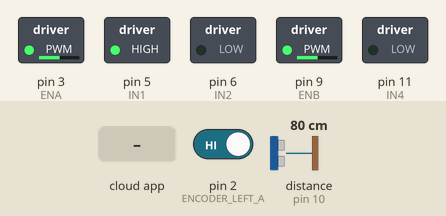
Simulated run of this sketch. Board: Arduino Uno, built with avr-gcc and run on an emulated ATmega328P. On the bench: switched loads named in the sketch (green lamp = pin HIGH). The inputs (shaded band) are chosen by the test bench; at power-on: distance to the obstacle (sensor on pin 10) 80 cm, pin 2 (ENCODER_LEFT_A) HIGH. The echo pulse lasts 58.3 µs per cm; the ROS host is connected and sends only what is stated.

Above: at 1.28 s.
1.3 s: distance to the obstacle (sensor on pin 10) set to 53 cm
4.3 s: distance to the obstacle (sensor on pin 10) set to 46 cm
At 4.5 s:
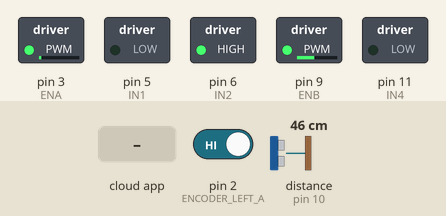
7.3 s: the phone or cloud app sets linear.x to 0
At 8.19 s:
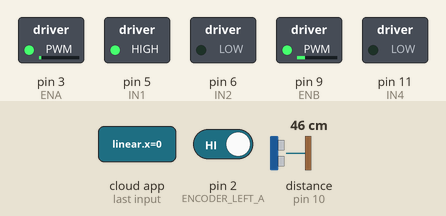
10.3 s: the phone or cloud app sets angular.z to -100
At 10.49 s:
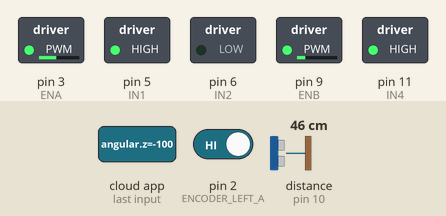
13.3 s: the phone or cloud app sets linear.x to -100
At 13.51 s:
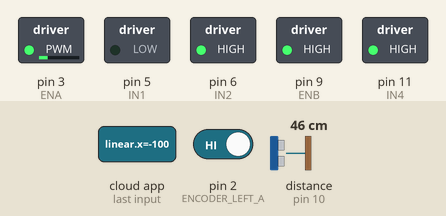
16.3 s: the phone or cloud app sets angular.z to 0
Timing chart, 0 to 20.3 s (numbered marks = the images above; inputs shaded):
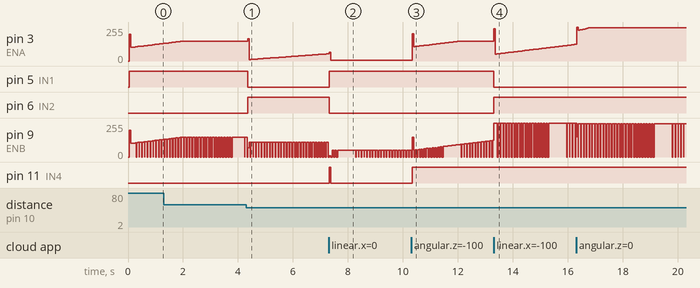

Measured:
- the behaviour switches between 51 and 50 cm on distance to the obstacle (sensor on pin 10) (found by bisection; images 0 and 1)
- after the input at 4.3 s, pin 5 (IN1): HIGH → LOW after 0.06 s; pin 6 (IN2): LOW → HIGH after 0.06 s
- after the input at 7.3 s, pin 5 (IN1): LOW → HIGH at once; pin 6 (IN2): HIGH → LOW at once; pin 11 (IN4): LOW → HIGH at once, → LOW 0.05 s later
- after the input at 10.3 s, pin 11 (IN4): LOW → HIGH at once
- after the input at 13.3 s, pin 5 (IN1): HIGH → LOW at once; pin 6 (IN2): LOW → HIGH at once

The sketch:

autonomous_robot.ino
```cpp
/*
 * Lab 7: 자율주행 통합 예제 (Autonomous Navigation Integration)
 *
 * 센서 + 모터 제어 + PID를 통합하여 간단한 자율주행을 구현합니다.
 *
 * 기능:
 * - 초음파 센서로 장애물 감지
 * - 장애물 회피 알고리즘
 * - PID 기반 모터 제어
 * - ROS 통신
 */

#include <ros.h>
#include <geometry_msgs/Twist.h>
#include <sensor_msgs/Range.h>
#include <std_msgs/String.h>

ros::NodeHandle nh;

// 핀 정의
const int ENA = 3, IN1 = 5, IN2 = 6;
const int ENB = 9, IN3 = 10, IN4 = 11;
const int TRIG_PIN = 9;
const int ECHO_PIN = 10;
const int ENCODER_LEFT_A = 2;
const int ENCODER_RIGHT_A = 18;

// 센서 데이터
float obstacle_distance = 4.0;
const float SAFE_DISTANCE = 0.3;  // 30cm
const float WARNING_DISTANCE = 0.5;  // 50cm

// 모터 제어
volatile long left_enc = 0, right_enc = 0;
long last_left = 0, last_right = 0;

// PID 변수
float Kp = 2.0, Ki = 0.5, Kd = 0.1;
float left_target = 0, left_current = 0, left_error = 0, left_last_error = 0, left_integral = 0;
float right_target = 0, right_current = 0, right_error = 0, right_last_error = 0, right_integral = 0;

// 타이머
unsigned long last_control_time = 0;
unsigned long last_sensor_time = 0;
unsigned long last_pub_time = 0;

// 자율주행 모드
enum DriveMode { MANUAL, AUTO_FORWARD, AUTO_AVOID_LEFT, AUTO_AVOID_RIGHT, AUTO_STOP };
DriveMode current_mode = AUTO_FORWARD;

// ROS 퍼블리셔
sensor_msgs::Range range_msg;
std_msgs::String status_msg;
ros::Publisher pub_range("/sensors/ultrasonic", &range_msg);
ros::Publisher pub_status("/robot/status", &status_msg);

// ROS 서브스크라이버
void cmdVelCallback(const geometry_msgs::Twist& msg) {
  // 수동 제어 모드
  current_mode = MANUAL;
  left_target = (msg.linear.x - msg.angular.z * 0.5) * 100;
  right_target = (msg.linear.x + msg.angular.z * 0.5) * 100;
}

ros::Subscriber<geometry_msgs::Twist> sub_cmd("/cmd_vel", &cmdVelCallback);

void setup() {
  // 모터 핀 설정
  pinMode(ENA, OUTPUT); pinMode(IN1, OUTPUT); pinMode(IN2, OUTPUT);
  pinMode(ENB, OUTPUT); pinMode(IN3, OUTPUT); pinMode(IN4, OUTPUT);

  // 센서 핀 설정
  pinMode(TRIG_PIN, OUTPUT);
  pinMode(ECHO_PIN, INPUT);

  // 인코더 설정
  pinMode(ENCODER_LEFT_A, INPUT_PULLUP);
  pinMode(ENCODER_RIGHT_A, INPUT_PULLUP);
  attachInterrupt(digitalPinToInterrupt(ENCODER_LEFT_A), []() { left_enc++; }, RISING);
  attachInterrupt(digitalPinToInterrupt(ENCODER_RIGHT_A), []() { right_enc++; }, RISING);

  // ROS 초기화
  nh.initNode();
  nh.subscribe(sub_cmd);
  nh.advertise(pub_range);
  nh.advertise(pub_status);

  // Range 메시지 설정
  range_msg.radiation_type = sensor_msgs::Range::ULTRASOUND;
  range_msg.header.frame_id = "ultrasonic_link";
  range_msg.field_of_view = 0.26;
  range_msg.min_range = 0.02;
  range_msg.max_range = 4.0;

  last_control_time = millis();
  last_sensor_time = millis();
  last_pub_time = millis();
}

void loop() {
  unsigned long now = millis();

  // 센서 읽기 (10Hz)
  if (now - last_sensor_time > 100) {
    obstacle_distance = readUltrasonic();

    // Range 메시지 퍼블리시
    range_msg.range = obstacle_distance;
    range_msg.header.stamp = nh.now();
    pub_range.publish(&range_msg);

    last_sensor_time = now;
  }

  // 자율주행 모드 결정
  if (current_mode != MANUAL) {
    autonomousControl();
  }

  // PID 제어 (20Hz)
  if (now - last_control_time > 50) {
    float dt = (now - last_control_time) / 1000.0;

    // 속도 계산
    left_current = (left_enc - last_left) / dt;
    right_current = (right_enc - last_right) / dt;

    // PID 계산 및 모터 제어
    pidControl(dt);

    last_left = left_enc;
    last_right = right_enc;
    last_control_time = now;
  }

  // 상태 퍼블리시 (5Hz)
  if (now - last_pub_time > 200) {
    publishStatus();
    last_pub_time = now;
  }

  nh.spinOnce();
}

float readUltrasonic() {
  digitalWrite(TRIG_PIN, LOW);
  delayMicroseconds(2);
  digitalWrite(TRIG_PIN, HIGH);
  delayMicroseconds(10);
  digitalWrite(TRIG_PIN, LOW);

  long duration = pulseIn(ECHO_PIN, HIGH, 30000);
  if (duration == 0) return 4.0;  // 타임아웃

  return duration * 0.034 / 2 / 100.0;  // 미터 단위
}

void autonomousControl() {
  if (obstacle_distance < SAFE_DISTANCE) {
    // 매우 가까움 - 정지 또는 후진
    current_mode = AUTO_STOP;
    left_target = 0;
    right_target = 0;
  } else if (obstacle_distance < WARNING_DISTANCE) {
    // 경고 거리 - 회피 (좌회전)
    current_mode = AUTO_AVOID_LEFT;
    left_target = -30;
    right_target = 30;
  } else {
    // 안전 - 전진
    current_mode = AUTO_FORWARD;
    left_target = 50;
    right_target = 50;
  }
}

void pidControl(float dt) {
  // 왼쪽 모터 PID
  left_error = left_target - left_current;
  left_integral += left_error * dt;
  left_integral = constrain(left_integral, -100, 100);
  float left_derivative = (left_error - left_last_error) / dt;
  int left_pwm = Kp * left_error + Ki * left_integral + Kd * left_derivative;

  // 오른쪽 모터 PID
  right_error = right_target - right_current;
  right_integral += right_error * dt;
  right_integral = constrain(right_integral, -100, 100);
  float right_derivative = (right_error - right_last_error) / dt;
  int right_pwm = Kp * right_error + Ki * right_integral + Kd * right_derivative;

  // 모터 적용
  setMotor(ENA, IN1, IN2, constrain(left_pwm, -255, 255));
  setMotor(ENB, IN3, IN4, constrain(right_pwm, -255, 255));

  left_last_error = left_error;
  right_last_error = right_error;
}

void setMotor(int en, int in1, int in2, int pwm) {
  if (pwm >= 0) {
    digitalWrite(in1, HIGH);
    digitalWrite(in2, LOW);
    analogWrite(en, pwm);
  } else {
    digitalWrite(in1, LOW);
    digitalWrite(in2, HIGH);
    analogWrite(en, -pwm);
  }
}

void publishStatus() {
  char buffer[50];
  switch (current_mode) {
    case MANUAL:
      sprintf(buffer, "MANUAL");
      break;
    case AUTO_FORWARD:
      sprintf(buffer, "AUTO_FORWARD (%.2fm)", obstacle_distance);
      break;
    case AUTO_AVOID_LEFT:
      sprintf(buffer, "AUTO_AVOID (%.2fm)", obstacle_distance);
      break;
    case AUTO_STOP:
      sprintf(buffer, "AUTO_STOP (%.2fm)", obstacle_distance);
      break;
  }
  status_msg.data = buffer;
  pub_status.publish(&status_msg);
}
```
